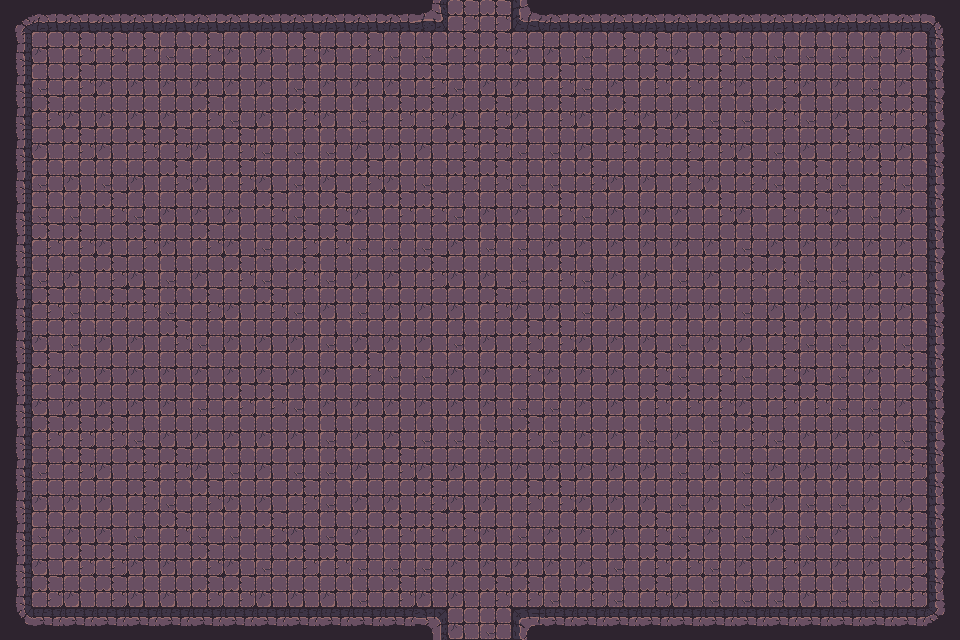

This game map was drawn from its Tiled (.tmx) file and the tilesets committed beside it. A one-line description and the full map source follow:
An orthogonal 30x20 tile map with 32x32 px tiles, 1 tile layer (Tile layer 1), 2 tilesets and 57 objects.

<map version="1.10" tiledversion="1.11.2" orientation="orthogonal" renderorder="right-down" width="30" height="20" tilewidth="32" tileheight="32" infinite="0" nextlayerid="3" nextobjectid="1">
    <tileset firstgid="1" name="Town Tileset" tilewidth="32" tileheight="32" tilecount="64" columns="8">
        <image source="../../../tiles/World H Tileset.png" trans="ff00ff" width="256" height="256" />
        <tile id="4">
            <objectgroup draworder="index" id="2">
                <object id="1" x="0" y="0" width="32" height="32" />
            </objectgroup>
        </tile>
        <tile id="5">
            <objectgroup draworder="index" id="2">
                <object id="1" x="0" y="0" width="32" height="32" />
            </objectgroup>
        </tile>
        <tile id="6">
            <objectgroup draworder="index" id="2">
                <object id="1" x="0" y="0" width="32" height="32" />
            </objectgroup>
        </tile>
        <tile id="7">
            <objectgroup draworder="index" id="2">
                <object id="1" x="0" y="0" width="32" height="32" />
            </objectgroup>
        </tile>
        <tile id="8">
            <objectgroup draworder="index" id="2">
                <object id="1" x="0" y="0" width="32" height="32" />
            </objectgroup>
        </tile>
        <tile id="10">
            <objectgroup draworder="index" id="2">
                <object id="1" x="0" y="32" width="32" height="0" />
            </objectgroup>
        </tile>
        <tile id="11">
            <objectgroup draworder="index" id="2">
                <object id="1" x="0" y="32" width="32" height="0" />
                <object id="2" x="32" y="0" width="0" height="32" />
            </objectgroup>
        </tile>
        <tile id="12">
            <objectgroup draworder="index" id="2">
                <object id="1" x="32" y="0" width="0" height="32" />
            </objectgroup>
        </tile>
        <tile id="13">
            <objectgroup draworder="index" id="2">
                <object id="1" x="0" y="32" width="32" height="0" />
                <object id="2" x="0" y="32" width="32" height="0" />
                <object id="3" x="0" y="0" width="0" height="32" />
            </objectgroup>
        </tile>
        <tile id="14">
            <objectgroup draworder="index" id="2">
                <object id="1" x="0" y="0" width="0" height="32" />
            </objectgroup>
        </tile>
        <tile id="16">
            <objectgroup draworder="index" id="2">
                <object id="1" x="0" y="0" width="32" height="32" />
            </objectgroup>
        </tile>
        <tile id="24">
            <objectgroup draworder="index" id="2">
                <object id="1" x="0" y="0" width="32" height="32" />
            </objectgroup>
        </tile>
    </tileset>
    <tileset firstgid="65" name="Dungeon Crawler Tileset" tilewidth="32" tileheight="32" tilecount="100" columns="10">
        <image source="../../../tiles/Dungeon_Tile.png" trans="" width="320" height="320" />
        <tile id="2">
            <objectgroup draworder="index" id="2">
                <object id="1" x="0" y="0" width="32" height="32" />
            </objectgroup>
        </tile>
        <tile id="3">
            <objectgroup draworder="index" id="2">
                <object id="1" x="0" y="0" width="32" height="32" />
            </objectgroup>
        </tile>
        <tile id="4">
            <objectgroup draworder="index" id="2">
                <object id="1" x="0" y="0" width="32" height="32" />
            </objectgroup>
        </tile>
        <tile id="5">
            <objectgroup draworder="index" id="2">
                <object id="1" x="0" y="0" width="32" height="32" />
            </objectgroup>
        </tile>
        <tile id="6">
            <objectgroup draworder="index" id="2">
                <object id="1" x="0" y="0" width="32" height="32" />
            </objectgroup>
        </tile>
        <tile id="8">
            <objectgroup draworder="index" id="2">
                <object id="1" x="0" y="0" width="32" height="32" />
            </objectgroup>
        </tile>
        <tile id="12">
            <objectgroup draworder="index" id="2">
                <object id="1" x="0" y="0" width="32" height="32" />
            </objectgroup>
        </tile>
        <tile id="13">
            <objectgroup draworder="index" id="2">
                <object id="1" x="0" y="0" width="32" height="32" />
            </objectgroup>
        </tile>
        <tile id="14">
            <objectgroup draworder="index" id="2">
                <object id="1" x="0" y="0" width="32" height="32" />
            </objectgroup>
        </tile>
        <tile id="15">
            <objectgroup draworder="index" id="2">
                <object id="1" x="0" y="0" width="32" height="32" />
            </objectgroup>
        </tile>
        <tile id="16">
            <objectgroup draworder="index" id="2">
                <object id="1" x="0" y="0" width="32" height="32" />
            </objectgroup>
        </tile>
        <tile id="18">
            <objectgroup draworder="index" id="2">
                <object id="1" x="0" y="0" width="32" height="32" />
            </objectgroup>
        </tile>
        <tile id="22">
            <objectgroup draworder="index" id="2">
                <object id="1" x="0" y="0" width="32" height="32" />
            </objectgroup>
        </tile>
        <tile id="23">
            <objectgroup draworder="index" id="2">
                <object id="1" x="0" y="0" width="32" height="32" />
            </objectgroup>
        </tile>
        <tile id="24">
            <objectgroup draworder="index" id="2">
                <object id="1" x="0" y="0" width="32" height="32" />
            </objectgroup>
        </tile>
        <tile id="25">
            <objectgroup draworder="index" id="2">
                <object id="1" x="0" y="0" width="32" height="32" />
            </objectgroup>
        </tile>
        <tile id="26">
            <objectgroup draworder="index" id="2">
                <object id="1" x="0" y="0" width="32" height="32" />
            </objectgroup>
        </tile>
        <tile id="28">
            <objectgroup draworder="index" id="2">
                <object id="1" x="0" y="0" width="32" height="32" />
            </objectgroup>
        </tile>
        <tile id="32">
            <objectgroup draworder="index" id="2">
                <object id="1" x="0" y="0" width="32" height="32" />
            </objectgroup>
        </tile>
        <tile id="33">
            <objectgroup draworder="index" id="2">
                <object id="1" x="0" y="0" width="32" height="32" />
            </objectgroup>
        </tile>
        <tile id="34">
            <objectgroup draworder="index" id="2">
                <object id="1" x="0" y="0" width="32" height="32" />
            </objectgroup>
        </tile>
        <tile id="35">
            <objectgroup draworder="index" id="2">
                <object id="1" x="0" y="0" width="32" height="32" />
            </objectgroup>
        </tile>
        <tile id="36">
            <objectgroup draworder="index" id="2">
                <object id="1" x="0" y="0" width="32" height="32" />
            </objectgroup>
        </tile>
        <tile id="38">
            <objectgroup draworder="index" id="2">
                <object id="1" x="0" y="0" width="32" height="32" />
            </objectgroup>
        </tile>
        <tile id="42">
            <objectgroup draworder="index" id="2">
                <object id="1" x="0" y="0" width="32" height="32" />
            </objectgroup>
        </tile>
        <tile id="43">
            <objectgroup draworder="index" id="2">
                <object id="1" x="0" y="0" width="32" height="32" />
            </objectgroup>
        </tile>
        <tile id="44">
            <objectgroup draworder="index" id="2">
                <object id="1" x="0" y="0" width="32" height="32" />
            </objectgroup>
        </tile>
        <tile id="45">
            <objectgroup draworder="index" id="2">
                <object id="1" x="0" y="0" width="32" height="32" />
            </objectgroup>
        </tile>
        <tile id="46">
            <objectgroup draworder="index" id="2">
                <object id="1" x="0" y="0" width="32" height="32" />
            </objectgroup>
        </tile>
        <tile id="48">
            <objectgroup draworder="index" id="2">
                <object id="1" x="0" y="0" width="32" height="32" />
            </objectgroup>
        </tile>
        <tile id="52">
            <objectgroup draworder="index" id="2">
                <object id="1" x="0" y="0" width="32" height="32" />
            </objectgroup>
        </tile>
        <tile id="53">
            <objectgroup draworder="index" id="2">
                <object id="1" x="0" y="0" width="32" height="32" />
            </objectgroup>
        </tile>
        <tile id="54">
            <objectgroup draworder="index" id="2">
                <object id="1" x="0" y="0" width="32" height="32" />
            </objectgroup>
        </tile>
        <tile id="55">
            <objectgroup draworder="index" id="2">
                <object id="1" x="0" y="0" width="32" height="32" />
            </objectgroup>
        </tile>
        <tile id="56">
            <objectgroup draworder="index" id="2">
                <object id="1" x="0" y="0" width="32" height="32" />
            </objectgroup>
        </tile>
        <tile id="58">
            <objectgroup draworder="index" id="2">
                <object id="1" x="0" y="0" width="32" height="32" />
            </objectgroup>
        </tile>
        <tile id="62">
            <objectgroup draworder="index" id="2">
                <object id="1" x="0" y="0" width="32" height="32" />
            </objectgroup>
        </tile>
        <tile id="63">
            <objectgroup draworder="index" id="2">
                <object id="1" x="0" y="0" width="32" height="32" />
            </objectgroup>
        </tile>
        <tile id="64">
            <objectgroup draworder="index" id="2">
                <object id="1" x="0" y="0" width="32" height="32" />
            </objectgroup>
        </tile>
        <tile id="65">
            <objectgroup draworder="index" id="2">
                <object id="1" x="0" y="0" width="32" height="32" />
            </objectgroup>
        </tile>
        <tile id="66">
            <objectgroup draworder="index" id="2">
                <object id="1" x="0" y="0" width="32" height="32" />
            </objectgroup>
        </tile>
        <tile id="68">
            <objectgroup draworder="index" id="2">
                <object id="1" x="0" y="0" width="32" height="32" />
            </objectgroup>
        </tile>
    </tileset>
    <layer id="1" name="Tile layer 1" width="30" height="20">
        <data encoding="csv">
67,68,68,68,68,68,68,68,68,68,68,68,68,103,65,65,100,68,68,68,68,68,68,68,68,68,68,68,68,69,
77,75,65,65,65,66,65,75,75,65,75,65,66,66,65,65,75,75,66,65,65,75,65,66,66,66,66,66,75,79,
77,66,65,75,75,75,75,75,75,66,75,75,75,65,66,75,75,65,66,75,65,65,65,75,65,75,75,66,75,79,
77,65,75,75,75,75,65,66,75,65,75,66,65,65,75,65,75,65,75,65,75,75,66,66,65,66,75,65,65,79,
77,75,65,75,65,65,75,65,66,66,66,75,75,75,65,65,66,66,75,65,65,65,65,75,66,75,65,75,75,79,
77,66,75,66,75,65,75,65,75,66,75,65,75,66,65,65,66,66,65,75,75,65,75,65,66,65,66,65,66,79,
77,66,66,65,66,75,75,75,65,66,65,75,65,65,66,75,75,65,66,75,75,75,65,75,65,65,75,66,75,79,
77,65,65,75,65,75,65,75,66,65,65,66,66,66,75,66,66,75,75,75,75,75,75,66,75,75,75,75,75,79,
77,66,75,65,75,66,75,65,66,65,66,75,75,65,75,75,66,65,66,75,75,66,75,65,65,66,66,75,75,79,
77,65,66,65,65,66,65,75,65,66,75,66,75,75,75,65,75,75,66,75,75,75,75,66,75,75,75,75,75,79,
77,75,66,75,75,65,66,75,75,75,66,75,75,75,66,75,65,65,75,75,75,66,75,75,65,66,66,75,66,79,
77,65,75,75,75,75,75,75,75,75,75,65,66,66,75,75,65,75,75,75,65,66,65,66,65,75,66,75,65,79,
77,75,75,75,75,75,66,65,65,66,75,75,75,75,75,75,66,66,75,75,65,65,65,75,65,65,66,66,75,79,
77,65,65,65,66,75,75,75,75,75,66,75,75,66,66,66,65,66,75,75,66,75,66,65,66,75,75,75,66,79,
77,66,65,75,65,65,75,66,75,66,66,75,65,75,75,75,75,75,75,75,75,66,75,66,75,75,75,75,65,79,
77,75,75,75,65,66,65,75,75,65,66,75,75,65,75,75,65,65,75,75,75,66,75,66,75,66,66,75,75,79,
77,66,75,75,66,65,66,66,65,75,66,75,65,65,65,75,66,75,75,75,65,66,75,66,75,66,75,66,65,79,
77,75,65,65,75,75,65,75,66,65,65,66,66,66,75,75,75,75,75,66,65,65,66,75,65,75,75,75,65,79,
77,65,75,65,75,75,65,65,75,75,75,66,65,75,75,65,65,66,65,66,65,75,66,66,66,75,66,66,65,79,
87,88,88,88,88,88,88,88,88,88,88,88,88,73,75,66,70,88,88,88,88,88,88,88,88,88,88,88,88,89
        </data>
    </layer>
</map>
